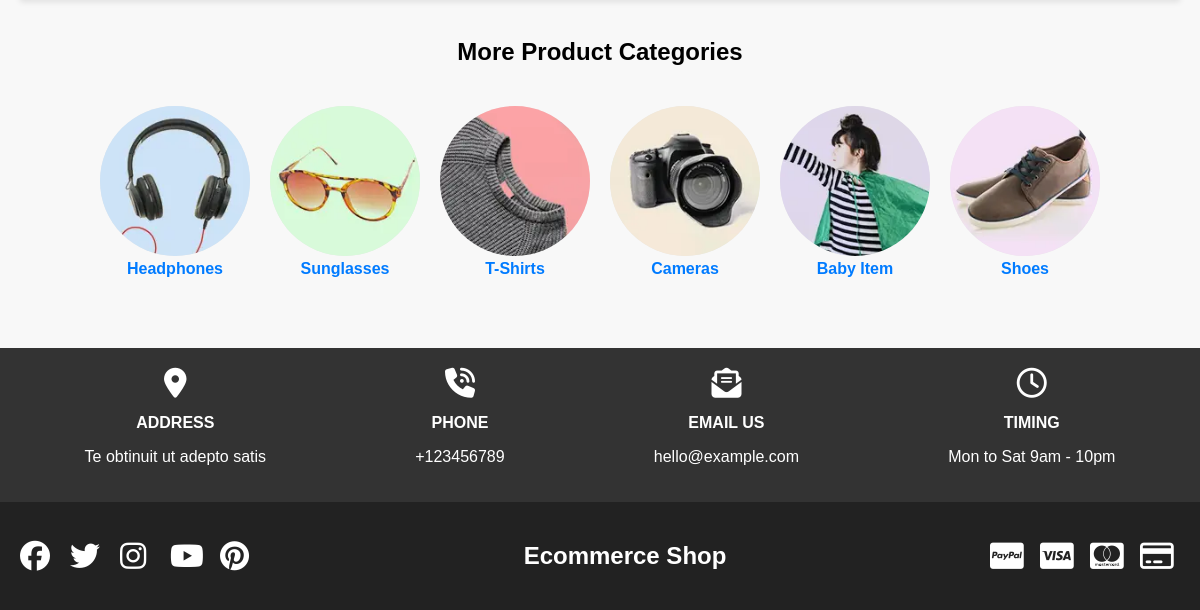
The page /main (lower part) on the database as committed earlier.
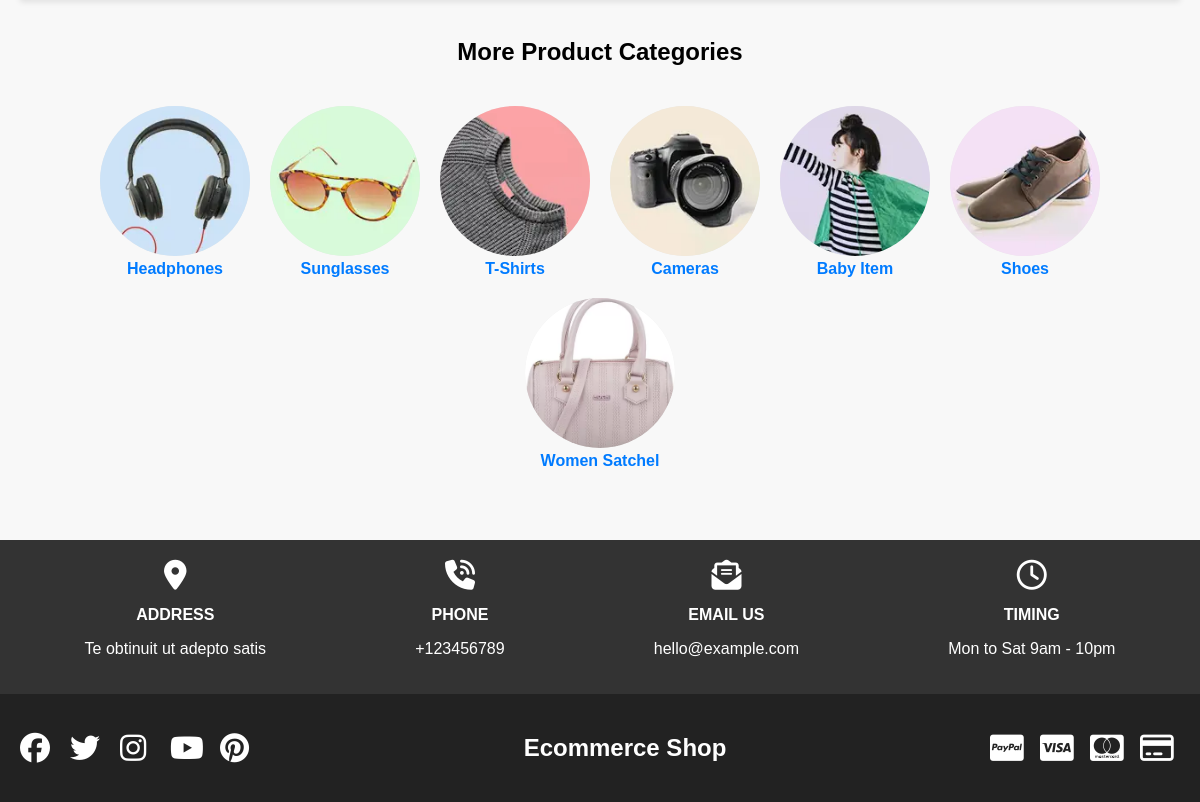
The same page on the database as committed later.
### User/models.py (models this page shows)
class Category(models.Model):
    productimg = models.ImageField(upload_to='images/')
    name = models.CharField(max_length=30)
    categori = models.CharField(max_length=100)

### User/views.py (the view)
# urls.py: path('main', MainPage),
def MainPage(request):
    data = Products.objects.all()[:8]
    user = Newlist.objects.all()
    items = Featuredproducts.objects.all()
    view = Category.objects.all()
    return render(request, 'main.html', {"data":data, "user":user, "items":items, "view":view })

### templates/main.html (shortened to what this page needs)
<!DOCTYPE html>
<html lang="en">
{% load static %}
<head>
    <link rel="stylesheet" href="{% static 'css/c.css' %}">
    <link rel="stylesheet" href="{% static 'css/all.min.css' %}">
</head>
<body>
    <main>
        <section class="products">
            <h2>More Product Categories</h2>
            <div class="categories">
                {% for i in view %}
                <div class="category">
                    <img src="media/{{i.productimg}}"
                        alt="Camera">
                    <a href="/categories?categori={{i.categori}}">{{i.name}}</a>
                </div>
                {% endfor %}
            </div>
        </section>
        <div class="contact-info">
            <div class="info">
                <div class="info-item">
                    <i class="fa-solid fa-location-dot"></i>
                    <p><strong>ADDRESS</strong></p>
                    <p>Te obtinuit ut adepto satis</p>
                </div>
                <div class="info-item">
                    <i class="fa-solid fa-phone-volume"></i>
                    <p><strong>PHONE</strong></p>
                    <p>+123456789</p>
                </div>
                <div class="info-item">
                    <i class="fa-solid fa-envelope-open-text"></i>
                    <p><strong>EMAIL US</strong></p>
                    <p>hello@example.com</p>
                </div>
                <div class="info-item">
                    <i class="fa-regular fa-clock"></i>
                    <p><strong>TIMING</strong></p>
                    <p>Mon to Sat 9am - 10pm</p>
                </div>
            </div>
        </div>
        <footer class="footer">
            <div class="social-icons">
                <i class="fa-brands fa-facebook"></i>
                <i class="fa-brands fa-twitter"></i>
                <i class="fa-brands fa-instagram"></i>
                <i class="fa-brands fa-youtube"></i>
                <i class="fa-brands fa-pinterest"></i>
            </div>
            <div>
                <h2>Ecommerce Shop</h2>
            </div>
            <div class="payment-icons">
                <i class="fa-brands fa-cc-paypal"></i>
                <i class="fa-brands fa-cc-visa"></i>
                <i class="fa-brands fa-cc-mastercard"></i>
                <i class="fa-regular fa-credit-card"></i>
            </div>
        </footer>
    </main>
</body>
</html>

Rows that differ between the two databases and show on the page:
added Category: productimg (picture), name "Women Satchel"
